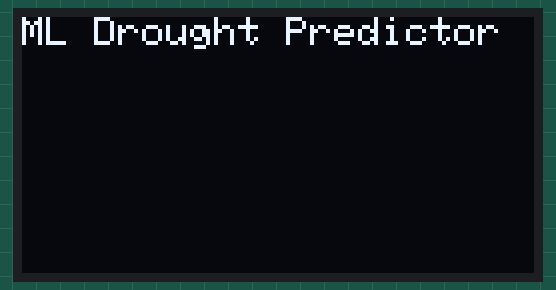
Bench run of a sketch on a simulated Arduino Uno, built with avr-gcc and run on an emulated ATmega328P. Parts: 128×64 one-colour display. Random numbers use the default seed unless the sketch sets one; what the sketch prints to the serial monitor is not drawn.

Above: at 0.1 s.
At 2.1 s:
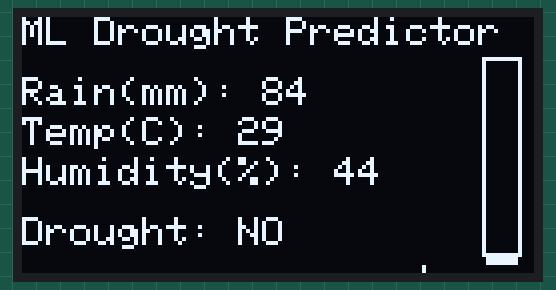
At 11.3 s:
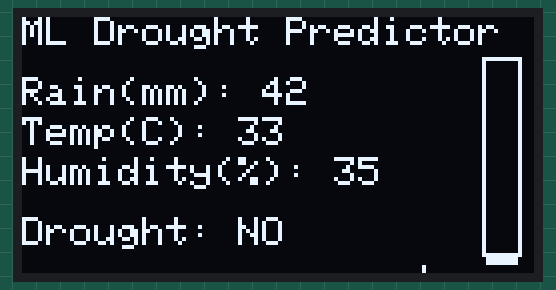
At 20.4 s:
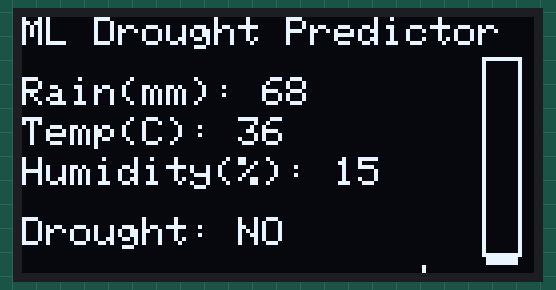
At 29.5 s:
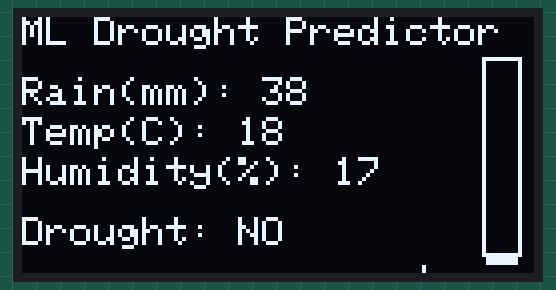
At 38.6 s:
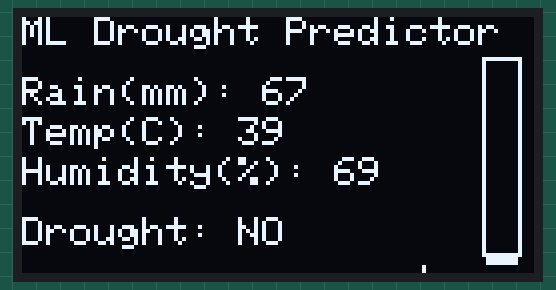

Measured:
- what the display in image 1 shows lasts 3.0 s, from 2.1 s to 5.1 s

The sketch:

drought_prediction_random_forest.ino
```cpp
/*
Drought Prediction with Random Forest (Simulated Input)

***
The model is a decision tree, which is a flowchart-like
structure where decisions are made based on conditions
on input variables. Here, the inputs are:
    Rainfall (in mm)
    Humidity (in %)

The output is a binary classification:
    Drought = YES (1)
    Drought = NO (0)
***

OLED wire connecction
 Wiring: I2C OLED
OLED Pin	Arduino Uno / Mega
VCC	5V
GND	GND
SDA	A4 (Uno) / 20 (Mega)
SCL	A5 (Uno) / 21 (Mega)
*/


#include <Wire.h>
#include <Adafruit_GFX.h>
#include <Adafruit_SSD1306.h>

// OLED display settings
#define SCREEN_WIDTH 128
#define SCREEN_HEIGHT 64
#define OLED_RESET -1
Adafruit_SSD1306 display(SCREEN_WIDTH, SCREEN_HEIGHT, &Wire, OLED_RESET);

// Function to simulate sensor inputs
int getRandomRainfall() { return random(0, 100); }    // mm
int getRandomTemp() { return random(15, 40); }        // °C
int getRandomHumidity() { return random(10, 90); }    // %

// Simple Decision Tree for drought prediction
bool predictDrought(int rainfall, int humidity) {
  if (rainfall <= 15) {
    if (humidity <= 25) {
      return true;
    }
  }
  return false;
}

// Draw thermometer-style vertical bar on right side
void drawThermometerBar(int x, int y, int width, int height, int levelPercent) {
  // Draw outline rectangle
  display.drawRect(x, y, width, height, WHITE);

  // Calculate fill height (in pixels)
  int fillHeight = (height * levelPercent) / 100;

  // Draw filled rectangle (bottom up)
  display.fillRect(x + 1, y + height - fillHeight + 1, width - 2, fillHeight - 2, WHITE);
}

void setup() {
  Serial.begin(9600);
  randomSeed(analogRead(A0));  // Seed random generator with analog noise

  if(!display.begin(SSD1306_SWITCHCAPVCC, 0x3C)) {
    Serial.println(F("SSD1306 allocation failed"));
    while(true);
  }

  display.clearDisplay();
  display.setTextSize(1);
  display.setTextColor(WHITE);
  display.setCursor(0,0);
  display.println("ML Drought Predictor");
  display.display();
  delay(2000);
}

void loop() {
  int rainfall = getRandomRainfall();
  int temperature = getRandomTemp();
  int humidity = getRandomHumidity();

  bool drought = predictDrought(rainfall, humidity);

  // Clear display
  display.clearDisplay();

  // Print sensor data and prediction
  display.setCursor(0,0);
  display.println("ML Drought Predictor");

  display.setCursor(0, 15);
  display.print("Rain(mm): ");
  display.println(rainfall);

  display.setCursor(0, 25);
  display.print("Temp(C): ");
  display.println(temperature);

  display.setCursor(0, 35);
  display.print("Humidity(%): ");
  display.println(humidity);

  display.setCursor(0, 50);
  display.print("Drought: ");
  if (drought) display.println("YES");
  else display.println("NO");

  // Draw thermometer bar on right side
  // Position: x=115 (right side), y=10, width=10, height=50
  int droughtLevel = drought ? 100 : 0;  // binary level
  drawThermometerBar(115, 10, 10, 50, droughtLevel);

  // Label below bar
  display.setCursor(100, 62);
  display.setTextSize(1);
  display.print("Level");

  display.display();

  // Debug serial output
  Serial.print("Rain: "); Serial.print(rainfall);
  Serial.print(", Temp: "); Serial.print(temperature);
  Serial.print(", Humidity: "); Serial.print(humidity);
  Serial.print(" => Drought: "); Serial.println(drought ? "YES" : "NO");

  delay(3000);
}
```
